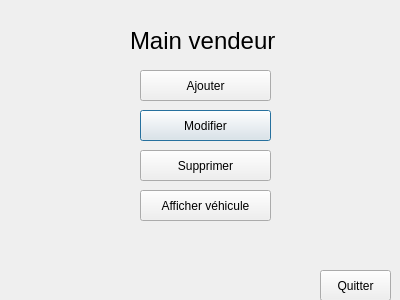
<?xml version="1.0" encoding="UTF-8"?>
<ui version="4.0">
 <class>Dialog</class>
 <widget class="QDialog" name="Dialog">
  <property name="geometry">
   <rect>
    <x>0</x>
    <y>0</y>
    <width>400</width>
    <height>300</height>
   </rect>
  </property>
  <property name="windowTitle">
   <string>Dialog</string>
  </property>
  <widget class="QPushButton" name="pushButton_modifier">
   <property name="geometry">
    <rect>
     <x>140</x>
     <y>110</y>
     <width>131</width>
     <height>31</height>
    </rect>
   </property>
   <property name="text">
    <string>Modifier</string>
   </property>
  </widget>
  <widget class="QPushButton" name="pushButton_ajouter">
   <property name="geometry">
    <rect>
     <x>140</x>
     <y>70</y>
     <width>131</width>
     <height>31</height>
    </rect>
   </property>
   <property name="text">
    <string>Ajouter</string>
   </property>
  </widget>
  <widget class="QPushButton" name="pushButton_afficher">
   <property name="geometry">
    <rect>
     <x>140</x>
     <y>190</y>
     <width>131</width>
     <height>31</height>
    </rect>
   </property>
   <property name="text">
    <string>Afficher véhicule</string>
   </property>
  </widget>
  <widget class="QPushButton" name="pushButton_quitter">
   <property name="geometry">
    <rect>
     <x>320</x>
     <y>270</y>
     <width>71</width>
     <height>31</height>
    </rect>
   </property>
   <property name="text">
    <string>Quitter</string>
   </property>
  </widget>
  <widget class="QPushButton" name="pushButton_suprimer">
   <property name="geometry">
    <rect>
     <x>140</x>
     <y>150</y>
     <width>131</width>
     <height>31</height>
    </rect>
   </property>
   <property name="text">
    <string>Supprimer</string>
   </property>
  </widget>
  <widget class="QLabel" name="label">
   <property name="geometry">
    <rect>
     <x>130</x>
     <y>20</y>
     <width>151</width>
     <height>41</height>
    </rect>
   </property>
   <property name="font">
    <font>
     <pointsize>18</pointsize>
    </font>
   </property>
   <property name="text">
    <string>Main vendeur</string>
   </property>
  </widget>
 </widget>
 <resources/>
 <connections/>
</ui>
